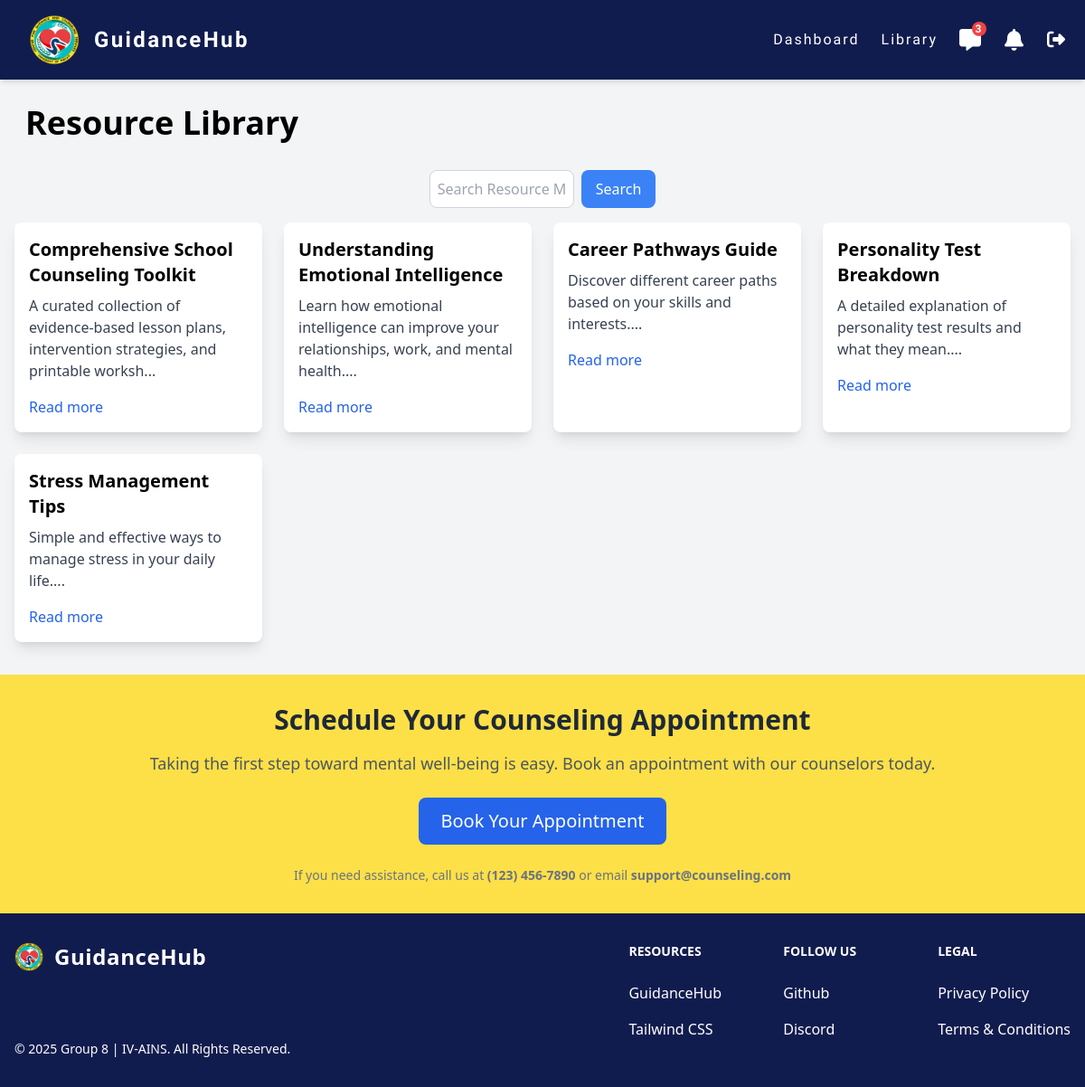
The app's page /src/student/library.php with its own data.
### tables this page shows
CREATE TABLE `resources` (
  `id` int(11) NOT NULL AUTO_INCREMENT,
  `title` varchar(255) NOT NULL,
  `description` text NOT NULL,
  `resource_link` varchar(500) NOT NULL,
  `created_at` timestamp NOT NULL DEFAULT current_timestamp(),
  PRIMARY KEY (`id`)
);

### src/student/library.php (the view, shortened to what this page needs)
<?php
$servername = "localhost";
$username = "u406807013_guidancehub";
$password = "GuidanceHub@2025";
$dbname = "u406807013_guidancehub";
$con = new mysqli($servername, $username, $password, $dbname);
$searchQuery = "";
$sql = "SELECT * FROM resources" . $searchQuery . " ORDER BY created_at DESC";
$result = $con->query($sql);
?>
<!doctype html>
<html>
<head>
        <link href="https://cdn.jsdelivr.net/npm/flowbite@2.5.2/dist/flowbite.min.css"  rel="stylesheet" />
        <script src="https://cdn.tailwindcss.com"></script>
        <link href="./output.css" rel="stylesheet">
</head>
<body class="bg-gray-100">
<header class="fixed top-0 left-0 z-50 w-full shadow-md blue-dark marcellus-regular">
    <div class="flex px-3 py-4 lg:px-5 lg:pl-3">
        <div class="flex items-center justify-between w-full mx-auto max-w-7xl">
            <div class="flex items-center mx-5">
                <img src="/src/images/UMAK-CGCS-logo.png" alt="CGCS Logo" class="w-10 h-auto md:w-14">
                <span class="ml-4 font-semibold tracking-widest text-white md:text-2xl">GuidanceHub</span>
            </div>
            <nav id="nav-menu" class="items-center hidden space-x-6 md:flex">
                <a href="dashboard.php" class="text-white blue-2">Dashboard</a>
                <a href="library.php" class="text-white blue-2">Library</a>
                <div class="relative">
                    <button id="messageButton" class="text-white blue-2 focus:outline-none">
                        <i class="text-2xl fa-solid fa-message"></i>
                        <span id="messageBadge" class="absolute hidden w-4 h-4 text-xs font-bold text-white bg-red-500 rounded-full -top-1 -right-1">3</span>
                    </button>
                </div>
                <div class="relative">
                    <button id="notificationButton" class="text-white hover:text-gray-300 focus:outline-none">
                        <i class="text-2xl fa-solid fa-bell"></i>
                    </button>
                </div>
                <a href="?logout=true" class="text-white hover:text-gray-300">
                    <i class="text-xl fa-solid fa-right-from-bracket"></i>
                </a>
            </nav>
        </div>
    </div>
</header>
<div class="w-full p-4 mt-20">
    <h2 class="p-3 my-2 text-4xl font-bold"> Resource Library </h2>
        <main class="my-5">
            <div class="flex justify-center">
                <form method="GET" class="flex mb-4">
                    <input type="text" name="search" placeholder="Search Resource Material..." class="border-gray-300 w-40 p-2 border rounded-lg focus:ring-2 focus:ring-blue-500">
                    <button type="submit" class="px-4 py-2 ml-2 text-white bg-blue-500 rounded-lg hover:bg-blue-600">Search</button>
                </form>
            </div>
            <div class="grid grid-cols-1 gap-6 sm:grid-cols-2 md:grid-cols-3 lg:grid-cols-4">
                <?php
                if ($result && $result->num_rows > 0) {
                    while ($row = $result->fetch_assoc()) {
                        echo '<div class="overflow-hidden bg-white rounded-lg shadow-lg">';
                        echo '  <div class="p-4">';
                        echo '      <h2 class="mb-2 text-xl font-semibold">' . htmlspecialchars($row['title']) . '</h2>';
                        echo '      <p class="mb-4 text-gray-700">' . htmlspecialchars(substr($row['description'], 0, 100)) . '...</p>';
                        echo '      <a href="' . htmlspecialchars($row['resource_link']) . '" class="text-blue-600 hover:underline">Read more</a>';
                        echo '  </div>';
                        echo '</div>';
                    }
                } else {
                    echo '<p class="col-span-4 text-center text-gray-600">No resources available at the moment.</p>';
                }
                ?>
            </div>
        </main>
</div>
<section class="flex items-center justify-center w-full bg-yellow-300">
    <div class="p-8 text-center">
        <h2 class="mb-4 text-3xl font-semibold text-gray-800">Schedule Your Counseling Appointment</h2>
        <p class="mb-6 text-lg text-gray-600">
            Taking the first step toward mental well-being is easy. Book an appointment with our counselors today.
        </p>
        <a href="/src/ControlledData/appointment.php" class="inline-block px-6 py-3 text-xl text-white transition duration-300 bg-blue-600 rounded-lg hover:bg-blue-700">
            Book Your Appointment
        </a>
        <div class="mt-6 text-sm text-gray-500">
            <p>If you need assistance, call us at <strong>(123) 456-7890</strong> or email <strong>support@counseling.com</strong></p>
        </div>
    </div>
</section>
<footer class="w-full blue-dark">
    <div class="w-full max-w-screen-xl p-4 py-6 mx-auto lg:py-8 text-white">
        <div class="md:flex md:justify-between">
            <div class="mb-6 md:mb-0">
                <a href="https://flowbite.com/" class="flex items-center">
                    <img src="/src/images/UMAK-CGCS-logo.png" class="h-8 me-3" alt="GuidanceHub Logo" />
                    <span class="font-bold tracking-wide text-white md:text-2xl">GuidanceHub</span>
                </a>
            </div>
            <div class="grid grid-cols-2 text-white gap-8 sm:gap-6 sm:grid-cols-3">
                <div>
                    <h2 class="mb-6 text-sm font-semibold uppercase">Resources</h2>
                    <ul class="font-medium">
                        <li class="mb-4">
                            <a href="https://flowbite.com/" class="hover:underline">GuidanceHub</a>
                        </li>
                        <li>
                            <a href="https://tailwindcss.com/" class="hover:underline">Tailwind CSS</a>
                        </li>
                    </ul>
                </div>
                <div>
                    <h2 class="mb-6 text-sm font-semibold uppercase">Follow us</h2>
                    <ul class="font-medium">
                        <li class="mb-4">
                            <a href="https://github.com/themesberg/flowbite" class="hover:underline">Github</a>
                        </li>
                        <li>
                            <a href="https://discord.gg/4eeurUVvTy" class="hover:underline">Discord</a>
                        </li>
                    </ul>
                </div>
                <div>
                    <h2 class="mb-6 text-sm font-semibold uppercase">Legal</h2>
                    <ul class="font-medium">
                        <li class="mb-4">
                            <a href="#" class="hover:underline">Privacy Policy</a>
                        </li>
                        <li>
                            <a href="#" class="hover:underline">Terms &amp; Conditions</a>
                        </li>
                    </ul>
                </div>
            </div>
        </div>
        <div class="sm:flex sm:items-center text-white sm:justify-between">
            <span class="text-sm sm:text-center">© 2025 Group 8 | IV-AINS. All Rights Reserved.
            </span>
        </div>
    </div>
</footer>
</body>
</html>

### src/student/library.php (style rules this page uses)
.marcellus-regular { font-family: "Marcellus", serif; font-style: normal; letter-spacing: 2px; }
.blue-dark { background-color: #111c4e; }

### records on screen
resources: title "Comprehensive School Counseling Toolkit", description "A curated collection of evidence‑based lesson plans, intervention strategies, and printable worksh"
resources: title "Understanding Emotional Intelligence", description "Learn how emotional intelligence can improve your relationships, work, and mental health."
resources: title "Career Pathways Guide", description "Discover different career paths based on your skills and interests."
resources: title "Personality Test Breakdown", description "A detailed explanation of personality test results and what they mean."
resources: title "Stress Management Tips", description "Simple and effective ways to manage stress in your daily life."
